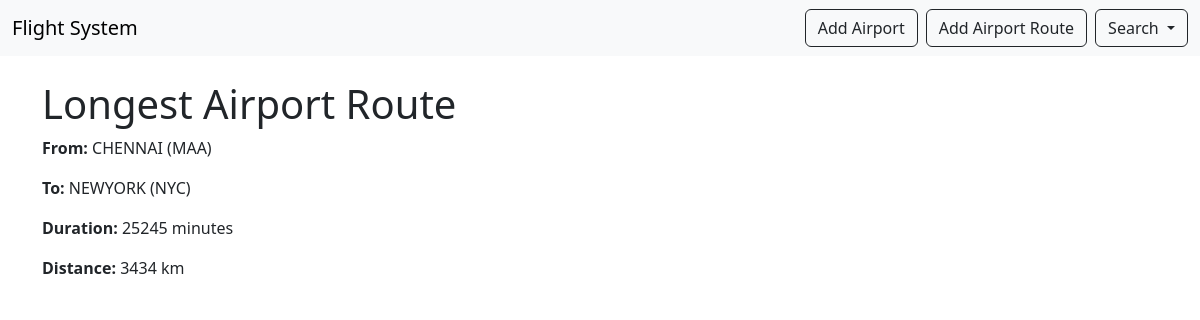
The page /longest_route/ on the database its author committed.
### aiport/models.py (models this page shows, shortened)
class Route(models.Model):
    start_airport = models.ForeignKey(Airport, related_name='departures', on_delete=models.CASCADE)
    end_airport = models.ForeignKey(Airport, related_name='arrivals', on_delete=models.CASCADE)
    direction = models.CharField(max_length=10, choices=[('left', 'Left'), ('right', 'Right')])
    distance_km = models.IntegerField(help_text="Distance in kilometers")
    duration_minutes = models.IntegerField(help_text="Duration in minutes")

class Airport(models.Model):
    code = models.CharField(max_length=3, unique=True, help_text="3-letter IATA airport code")
    name = models.CharField(max_length=100)

### aiport/views.py (the view)
# urls.py: path('longest_route/', views.longest_route_view, name='longest_route'),
def longest_route_view(request):
    longest_route = Route.objects.order_by('-duration_minutes').first()
    context = {
        'longest_route': longest_route
    }
    return render(request, 'LongestRoute.html', context)

### template/LongestRoute.html
{% extends 'index.html' %}
{% block content %}
<h1>Longest Airport Route</h1>
{% if longest_route %}
    <p><strong>From:</strong> {{ longest_route.start_airport.name }} ({{ longest_route.start_airport.code }})</p>
    <p><strong>To:</strong> {{ longest_route.end_airport.name }} ({{ longest_route.end_airport.code }})</p>
    <p><strong>Duration:</strong> {{ longest_route.duration_minutes }} minutes</p>
    <p><strong>Distance:</strong> {{ longest_route.distance_km }} km</p>
{% else %}
    <p>No routes found in the database.</p>
{% endif %}
{% endblock %}

### rows shown on the page
Route: start_airport.name "CHENNAI", start_airport.code "MAA", end_airport.name "NEWYORK", end_airport.code "NYC", duration_minutes "25245", distance_km "3434"
